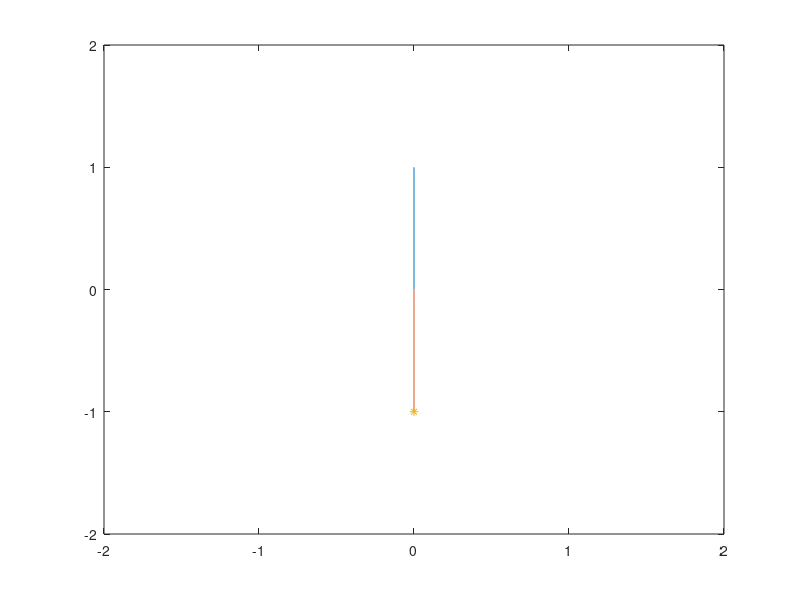

This chart was generated by the following MATLAB code:
clear;
close;
clc;
figure(1)
x1=[0 0];
y1=[0 1];
plot(x1,y1)
x2=[0 0];
y2=[0 -1];
figure(1)
hold all
plot(x2,y2)
plot(x2(2),y2(2),'*')
xlim([-2 2])
ylim([-2 2])

result=x2(2)*y1(2)-x1(2)*y2(2);
if result>0
    disp('point 2 is on clockwise')
elseif result<0
    disp('point 2 is on counterclockwise')
else
    disp('point is on the line')
end